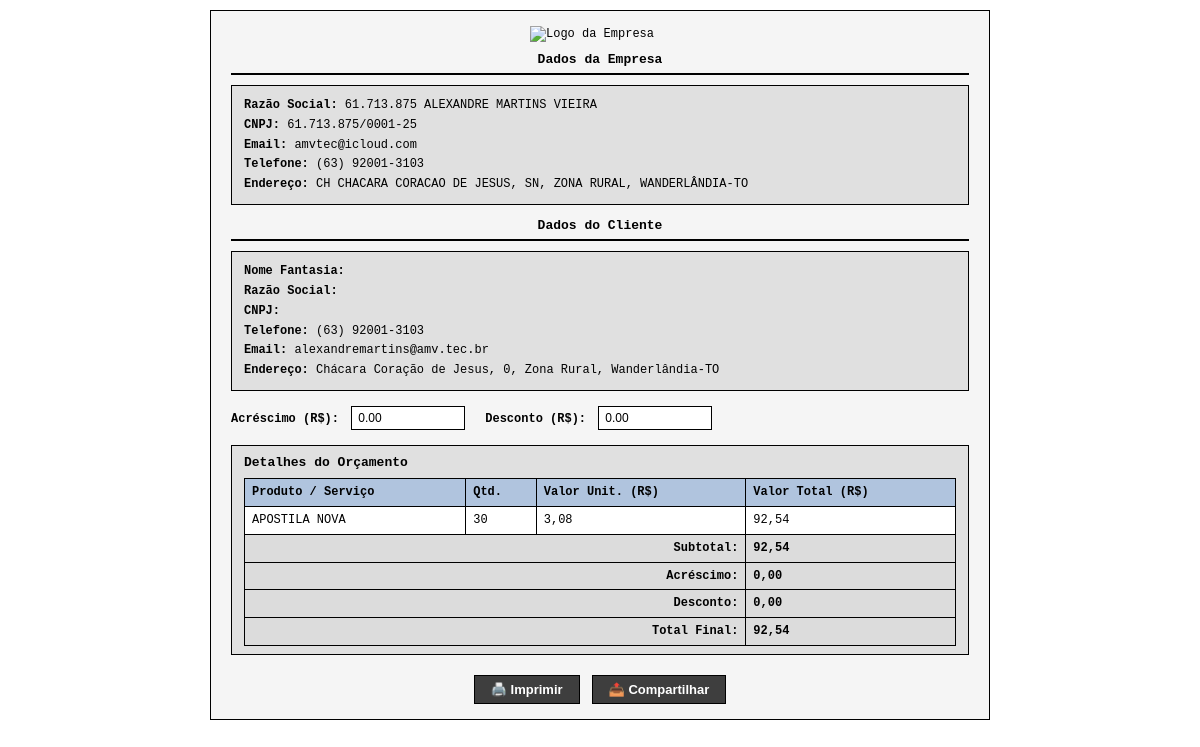
The page /orcamento/23/gerar/ on the database its author committed.
### core/models.py (models this page shows, shortened)
class Empresa(models.Model):
    nome_fantasia = models.CharField("Nome Fantasia", max_length=150)
    razao_social = models.CharField("Razão Social", max_length=150)
    cnpj = models.CharField("CNPJ", max_length=18, unique=True)
    telefone = models.CharField("Telefone", max_length=20, blank=True)
    email = models.EmailField("Email", blank=True)
    endereco = models.TextField("Endereço", blank=True)
    logotipo = CloudinaryField("Logotipo", blank=True, null=True)

class Cliente(models.Model):
    nome = models.CharField("Nome", max_length=150)
    cpf_cnpj = models.CharField("CPF ou CNPJ", max_length=18, unique=True)
    telefone = models.CharField("Telefone", max_length=20, blank=True)
    email = models.EmailField("Email", blank=True)
    endereco = models.TextField("Endereço", blank=True)

class Orcamento(models.Model):
    nome = models.CharField("Nome do orçamento", max_length=200)
    cliente = models.ForeignKey("Cliente", on_delete=models.CASCADE)
    empresa = models.ForeignKey("Empresa", on_delete=models.CASCADE)
    quantidade = models.PositiveIntegerField("Quantidade")
    tempo_por_unidade = models.PositiveIntegerField("Tempo por unidade (minutos)")
    margem_lucro = models.DecimalField("Margem de lucro (%)", max_digits=5, decimal_places=2, null=True, blank=True)
    folhas_pb = models.PositiveIntegerField("Folhas PB", default=0)
    folhas_coloridas = models.PositiveIntegerField("Folhas coloridas", default=0)
    data_criacao = models.DateTimeField("Data de criação", auto_now_add=True)
    def calcular(self):
        config = ConfiguracoesSistema.objects.first()
        if not config:
            raise Exception("Cadastre as configurações do sistema primeiro.")
        arredonda = lambda v: v.quantize(Decimal('0.01'), rounding=ROUND_HALF_UP)
        margem = self.margem_lucro or config.margem_lucro_padrao
        valor_hora = config.valor_hora()
        tempo_total_horas = (Decimal(self.tempo_por_unidade) * Decimal(self.quantidade)) / Decimal(60)
        custo_mao_obra = tempo_total_horas * valor_hora
        materiais_detalhados = []
        custo_materiais = Decimal('0.00')
        for uso in self.materiaisutilizados.all():
            material = uso.material
            total = material.valor_unitario() * uso.quantidade_utilizada
            fornecido = getattr(uso, 'fornecido_pelo_cliente', False)
            if not fornecido:
                custo_materiais += total
            materiais_detalhados.append({
                "nome": material.nome,
                "quantidade": uso.quantidade_utilizada,
                "unidade": "un",  # ajuste conforme seu modelo, se tiver campo unidade
                "valor_unitario": arredonda(material.valor_unitario()),
                "total": arredonda(total),
                "fornecido_pelo_cliente": fornecido,
            })
        subtotal_sem_despesas = custo_mao_obra + custo_materiais
        percentual_despesas = (config.percentual_energia + config.percentual_internet) / Decimal(100)
        custo_despesas = subtotal_sem_despesas * percentual_despesas
        custo_total = subtotal_sem_despesas + custo_despesas
        valor_pb_unit = config.custo_impressao_pb
        valor_colorida_unit = config.custo_impressao_colorida
        valor_impressao_pb = Decimal(self.folhas_pb) * valor_pb_unit
        valor_impressao_colorida = Decimal(self.folhas_coloridas) * valor_colorida_unit
        valor_total_impressao = valor_impressao_pb + valor_impressao_colorida
        lucro_materiais = custo_materiais * (margem / Decimal(100))
        preco_total = custo_total + lucro_materiais + valor_total_impressao
        preco_unitario = preco_total / Decimal(self.quantidade)
        lucro_total = preco_total - custo_total
        return {
            "tempo_por_unidade": self.tempo_por_unidade,
            "custo_mao_obra": arredonda(custo_mao_obra),
            "custo_materiais": arredonda(custo_materiais),
            "custo_despesas": arredonda(custo_despesas),
            "custo_total": arredonda(custo_total),
            "custo_mao_obra_unit": arredonda(custo_mao_obra / self.quantidade),
            "custo_materiais_unit": arredonda(custo_materiais / self.quantidade),
            "custo_despesas_unit": arredonda(custo_despesas / self.quantidade),
            "custo_unitario": arredonda(custo_total / self.quantidade),
            "valor_pb_unit": arredonda(valor_pb_unit),
            "valor_colorida_unit": arredonda(valor_colorida_unit),
            "valor_impressao_pb": arredonda(valor_impressao_pb),
            "valor_impressao_colorida": arredonda(valor_impressao_colorida),
            "valor_total_impressao": arredonda(valor_total_impressao),
            "preco_unitario": arredonda(preco_unitario),
            "preco_total": arredonda(preco_total),
            "lucro": arredonda(lucro_total),
            "materiais_detalhados": materiais_detalhados,
            "salario_desejado": arredonda(config.valor_mensal_desejado),
            "dias_semana": config.dias_por_semana,
            "horas_dia": config.horas_por_dia,
            "horas_semana": config.dias_por_semana * config.horas_por_dia,
            "horas_mes": Decimal(config.dias_por_semana * config.horas_por_dia) * Decimal('4.33'),
            "valor_hora": arredonda(valor_hora),
            "valor_minuto": arredonda(valor_hora / Decimal(60)),
        }

### core/views.py (the view)
# urls.py: path('orcamento/<int:pk>/gerar/', views.gerar_orcamento_html, name='gerar_orcamento_html'),
def gerar_orcamento_html(request, pk):
    orcamento = get_object_or_404(Orcamento, pk=pk)
    resultado = orcamento.calcular()
    return render(request, 'core/orcamento_gerado.html', {
        'orcamento': orcamento,
        'resultado': resultado,
        'cliente': orcamento.cliente,
        'empresa': orcamento.empresa,
    })

### core/models.py (called while the page is built)
    def valor_hora(self):
        semanas_mes = Decimal('4.33')
        total_horas = Decimal(self.dias_por_semana * self.horas_por_dia) * semanas_mes
        if total_horas == 0:
            return Decimal('0.00')
        valor = self.valor_mensal_desejado / total_horas
        return valor.quantize(Decimal('0.01'), rounding=ROUND_HALF_UP)

    def valor_unitario(self):
        if self.quantidade_por_pacote == 0:
            return Decimal('0.00')
        return (self.preco_pacote / self.quantidade_por_pacote).quantize(Decimal('0.0001'), rounding=ROUND_HALF_UP)

### core/templates/core/orcamento_gerado.html (shortened to what this page needs)
<!DOCTYPE html>
<html lang="pt-br">
<head>
</head>
<body>
  <div class="container">
    {% if empresa.logotipo %}
      <img src="{{ empresa.logotipo.url }}" alt="Logo da Empresa" class="logo" />
    {% else %}
      <p style="text-align: center;">Logo não disponível</p>
    {% endif %}
    <h2 class="title">Dados da Empresa</h2>
    <div class="section info">
      <p><strong>Razão Social:</strong> {{ empresa.razao_social }}</p>
      <p><strong>CNPJ:</strong> {{ empresa.cnpj }}</p>
      <p><strong>Email:</strong> {{ empresa.email }}</p>
      <p><strong>Telefone:</strong> {{ empresa.telefone }}</p>
      <p><strong>Endereço:</strong> {{ empresa.endereco }}</p>
    </div>
    <h2 class="title">Dados do Cliente</h2>
    <div class="section info">
      <p><strong>Nome Fantasia:</strong> {{ cliente.nome_fantasia }}</p>
      <p><strong>Razão Social:</strong> {{ cliente.razao_social }}</p>
      <p><strong>CNPJ:</strong> {{ cliente.cnpj }}</p>
      <p><strong>Telefone:</strong> {{ cliente.telefone }}</p>
      <p><strong>Email:</strong> {{ cliente.email }}</p>
      <p><strong>Endereço:</strong> {{ cliente.endereco }}</p>
    </div>
    <div class="inputs-descontos">
      <div>
        <label for="acrescimo">Acréscimo (R$):</label>
        <input type="number" id="acrescimo" value="0.00" step="0.01" oninput="atualizarTotais()">
      </div>
      <div>
        <label for="desconto">Desconto (R$):</label>
        <input type="number" id="desconto" value="0.00" step="0.01" oninput="atualizarTotais()">
      </div>
    </div>
    <div class="section">
      <h2 style="font-size: 13px; font-weight: bold; margin: 0 0 6px 0;">Detalhes do Orçamento</h2>
      <table>
        <thead>
          <tr>
            <th>Produto / Serviço</th>
            <th>Qtd.</th>
            <th>Valor Unit. (R$)</th>
            <th>Valor Total (R$)</th>
          </tr>
        </thead>
        <tbody>
          <tr>
            <td>{{ orcamento.nome }}</td>
            <td>{{ orcamento.quantidade }}</td>
            <td>{{ resultado.preco_unitario }}</td>
            <td>{{ resultado.preco_total }}</td>
          </tr>
        </tbody>
        <tfoot>
          <tr>
            <td colspan="3" style="text-align: right;">Subtotal:</td>
            <td id="subtotal">{{ resultado.preco_total }}</td>
          </tr>
          <tr>
            <td colspan="3" style="text-align: right;">Acréscimo:</td>
            <td id="valor-acrescimo">0.00</td>
          </tr>
          <tr>
            <td colspan="3" style="text-align: right;">Desconto:</td>
            <td id="valor-desconto">0.00</td>
          </tr>
          <tr>
            <td colspan="3" style="text-align: right;">Total Final:</td>
            <td id="total-final">{{ resultado.preco_total }}</td>
          </tr>
        </tfoot>
      </table>
    </div>
    <div class="buttons">
      <button class="btn" onclick="window.print()">🖨️ Imprimir</button>
      <button class="btn" onclick="shareBudget()">📤 Compartilhar</button>
    </div>
  </div>
</body>
</html>

### core/templates/core/orcamento_gerado.html (style rules this page uses)
body { font-family: 'Courier New', Courier, monospace; background: white; margin: 0; padding: 10px 15px; color: #000; font-size: 12px; line-height: 1.4; }
.container { max-width: 780px; margin: 0 auto; border: 1px solid #000; border-radius: 0; padding: 15px 20px; box-sizing: border-box; background-color: #f5f5f5; }
.logo { display: block; margin: 0 auto 8px auto; max-width: 140px; height: auto; padding: 0; background: transparent; border: none; box-shadow: none; }
h2.title { text-align: center; margin-top: 0; margin-bottom: 10px; font-weight: bold; font-size: 13px; color: #000; border-bottom: 2px double #000; padding-bottom: 4px; }
.section { margin-bottom: 12px; padding: 8px 12px; border: 1px solid #000; border-radius: 0; background: #e0e0e0; }
.info p { margin: 3px 0; font-size: 12px; }
.info strong { color: #000; }
table { width: 100%; border-collapse: collapse; background: white; font-size: 12px; margin-top: 6px; }
th, td { border: 1px solid #000; padding: 5px 7px; text-align: left; }
th { background-color: #b0c4de; color: #000; font-weight: bold; }
tfoot td { font-weight: bold; background-color: #dcdcdc; }
.buttons { display: flex; justify-content: center; gap: 12px; margin-top: 20px; flex-wrap: wrap; }
.btn { background-color: #3e3e3e; color: white; padding: 6px 16px; font-size: 13px; font-weight: bold; border: 1px solid #000; border-radius: 0; cursor: pointer; text-decoration: none; display: inline-block; }
.inputs-descontos { margin: 15px 0; display: flex; gap: 20px; justify-content: flex-start; }
.inputs-descontos label { font-weight: bold; margin-right: 5px; }
.inputs-descontos input { width: 100px; padding: 4px 6px; font-size: 12px; border: 1px solid #000; background: #fff; }

### rows shown on the page
Empresa: razao_social "61.713.875 ALEXANDRE MARTINS VIEIRA", cnpj "61.713.875/0001-25", email "amvtec@icloud.com", telefone "(63) 92001-3103", endereco "CH CHACARA CORACAO DE JESUS, SN, ZONA RURAL, WANDERLÂNDIA-TO"
Cliente: telefone "(63) 92001-3103", email "alexandremartins@amv.tec.br", endereco "Chácara Coração de Jesus, 0, Zona Rural, Wanderlândia-TO"
Orcamento: nome "APOSTILA NOVA", quantidade "30"

### other values the page prints
{{ resultado.preco_unitario }} "3,08"
{{ resultado.preco_total }} "92,54"
